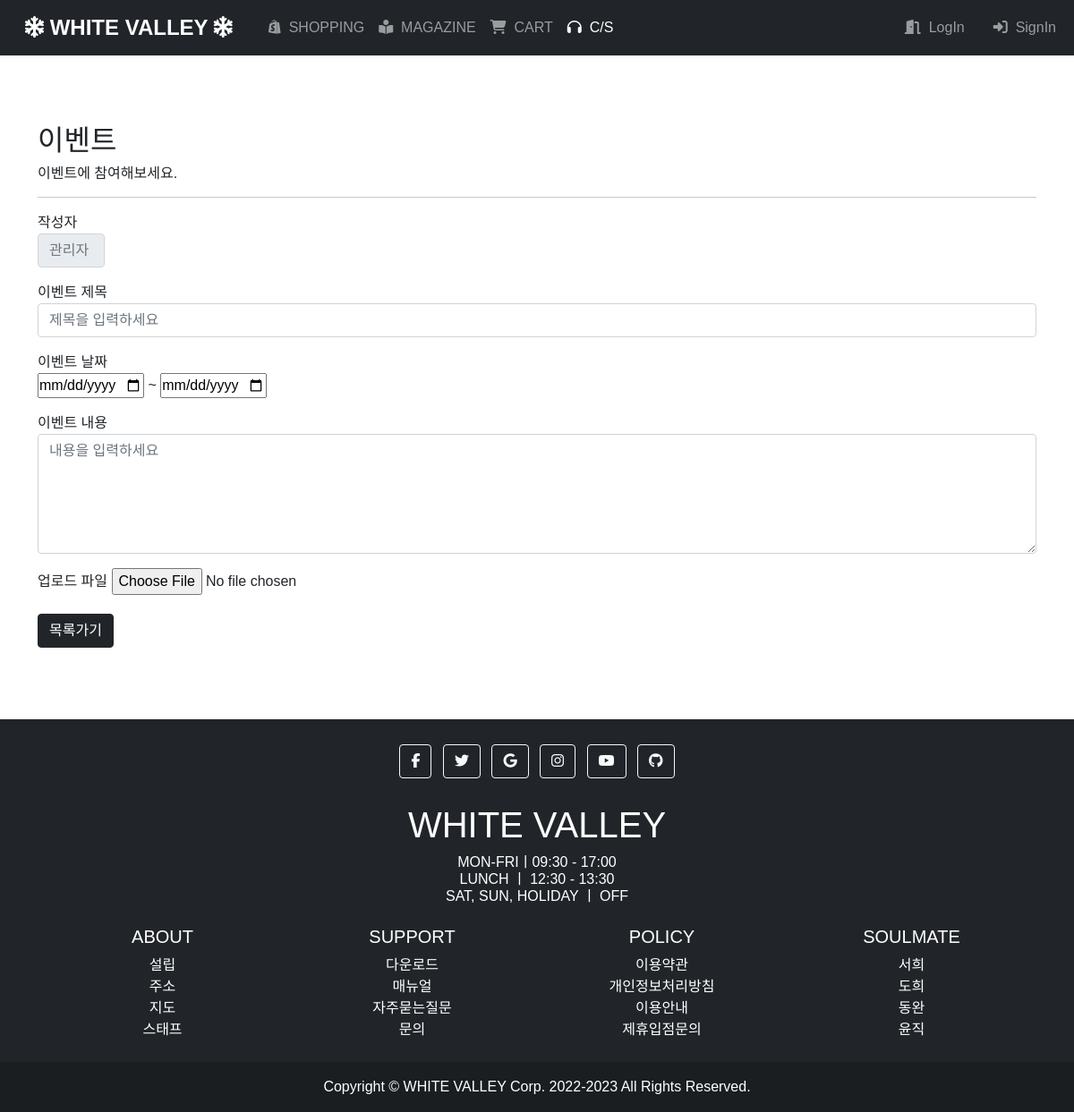
The app's page /whitevalley/cs/event/write/ with its own data.
### shop/models.py (models this page shows, shortened)
class Config(models.Model):
    name = models.CharField(max_length=30, verbose_name="회사명")
    ceo = models.CharField(max_length=40, verbose_name="회사대표")
    number = models.CharField(max_length=30, verbose_name="사업자등록번호")
    address = models.CharField(max_length=600, verbose_name="회사주소")
    email = models.CharField(max_length=100, verbose_name="회사메일")
    site_name = models.CharField(max_length=30, verbose_name="사이트명")
    sale_time = models.CharField(max_length=300, verbose_name="영업시간")
    lunch_time = models.CharField(max_length=300, verbose_name="점심시간")
    holiday = models.CharField(max_length=300, verbose_name="휴일")
    sign_point = models.IntegerField(default=0, verbose_name="회원가입 적립금")
    return_point = models.IntegerField(default=0, verbose_name="구매 반환 적립금")
    review_point = models.IntegerField(default=0, verbose_name="포토후기 적립금")
    best_point = models.IntegerField(default=0, verbose_name="BEST 적립금")
    min_amount = models.IntegerField(default=0, verbose_name="최소 적용 가능 금액")
    max_point = models.IntegerField(default=0, verbose_name="최대 적용 가능 포인트")
    tag_show = models.BooleanField(default=True, verbose_name="태그 노출 여부")
    class Meta:
        db_table = 't_config'
        verbose_name = '환경 설정'
        verbose_name_plural = '환경 설정(들)'

### cs/views.py (the view, shortened to what this page needs)
# urls.py: path("event/write/", views.event_write, name="event_write"),
def event_write(request):
    context = {
        'session': request.session,
        'config': Config.objects.get(id=1),
        'currentpage': 'cs'
    }
    if request.method == 'GET':
        return render(request, 'event_write.html', context)

### cs/templates/event_write.html (shortened to what this page needs)
{% extends 'base.html' %}
{% block attachment %}
{% load static %}
<link rel="stylesheet" href="{% static 'css/cs.css' %}?ver=1">
{% endblock %}
{% block contents %}
<div style="margin-top:80px;">
    <h2>이벤트</h2>
    <h6>이벤트에 참여해보세요.</h6>
    <hr>
</div>
<form action="." method="POST" enctype="multipart/form-data">
    <div class="mb-3 mt-3">
        <label>작성자</label>
        <input type="text" class="form-control" style="width:75px" placeholder="관리자" readonly>
    </div>
    <div class="mb-3 mt-3">
        <label for="title">이벤트 제목</label>
        <input type="text" class="form-control" id="title" placeholder="제목을 입력하세요" name="title" required>
    </div>
    <div class="mb-3 mt-3">
        <label for="date">이벤트 날짜</label><br>
        <input type="date" id="e_start" name="e_start" min="2022-03-01" max="9999-12-31" required> ~
        <input type="date" id="e_end" name="e_end" min="2022-03-01" max="9999-12-31" required>
    </div>
    <div class="mb-3 mt-3">
        <label for="content">이벤트 내용</label>
        <textarea class="form-control" rows="5" id="content" placeholder="내용을 입력하세요" name="content" wrap="hard"
            required></textarea>
    </div>
    <div class="mb-3 mt-3">
        <label for="formFileSm" class="form-label">업로드 파일</label>
        <input type="file" name="uploadedFile" required>
    </div>
    <div style="margin-bottom:80px;">
        <a class="btn btn-dark" href="{% url 'Cs:event_list' %}">목록가기</a>
    </div>
</form>
{% endblock %}

### shop/templates/base.html (shortened to what this page needs)
{% load static %}
<!DOCTYPE html>
<html lang="ko">
<head>
    <link href="{% static 'css/bootstrap.min.css' %}" rel="stylesheet">
    {% block attachment %}{% endblock %}
</head>
<body>
    <div class="fixed-top">
        <nav class="navbar navbar-expand-lg navbar-dark bg-dark">
            <div class="container-fluid">
                <a class="navbar-brand ms-3 fw-bold fs-4" href="{% url 'Main:home' %}">
                    <i class="fa-solid fa-snowflake fa-spin"></i>
                    {{ config.site_name }}
                    <i class="fa-solid fa-snowflake fa-spin"></i>
                </a>
                <div class="collapse navbar-collapse" id="navbarNavDropdown">
                    <ul class="navbar-nav ms-3">
                        <li class="nav-item" id="nav_shopping">
                            {% if currentpage == 'shopping' %}
                                <a class="nav-link active"><i class="fa-brands fa-shopify fa-beat-fade"></i>&nbsp SHOPPING</a>
                            {% else %}
                                <a class="nav-link"><i class="fa-brands fa-shopify"></i>&nbsp SHOPPING</a>
                            {% endif %}
                        </li>
                        <li class="nav-item">
                            {% if currentpage == 'magazine' %}
                                <a class="nav-link active" href="{% url 'User:magazine_list' %}"><i class="fa-solid fa-book-open-reader fa-beat-fade"></i>&nbsp MAGAZINE</a>
                            {% else %}
                                <a class="nav-link" href="{% url 'User:magazine_list' %}"><i class="fa-solid fa-book-open-reader"></i>&nbsp MAGAZINE</a>
                            {% endif %}
                        </li>
                        <li class="nav-item">
                            {% if currentpage == 'cart' %}
                                <a class="nav-link active" href="{% url 'Main:cart' %}"><i class="fa-solid fa-cart-shopping fa-beat-fade"></i>&nbsp CART</a>
                            {% else %}
                                <a class="nav-link" href="{% url 'Main:cart' %}"><i class="fa-solid fa-cart-shopping"></i>&nbsp CART</a>
                            {% endif %}
                        </li>
                        <li class="nav-item" id="nav_cs">
                            {% if currentpage == 'cs' %}
                                <a class="nav-link active"><i class="fa-solid fa-headphones fa-beat-fade"></i>&nbsp C/S</a>
                            {% else %}
                                <a class="nav-link"><i class="fa-solid fa-headphones"></i>&nbsp C/S</a>
                            {% endif %}
                        </li>
                    </ul>
                </div>
                <div class="collapse navbar-collapse justify-content-end" id="navbarNavDropdown">
                    <ul class="navbar-nav ms-3">
                        <li class="nav-item me-3">
                            {% if session.user %}
                                <form action="{% url 'User:user_logout' %}" id="logout_form">
                                    {% csrf_token %}
                                    <a class="nav-link" id="logout_btn"><i class="fa-solid fa-power-off"></i>&nbsp LogOut</a>
                                </form>
                            {% else %}
                                {% if currentpage == 'login' %}
                                    <a class="nav-link active" href="{% url 'User:user_login' %}"><i class="fa-solid fa-door-open fa-beat-fade"></i>&nbsp LogIn</a>
                                {% else %}
                                    <a class="nav-link" href="{% url 'User:user_login' %}"><i class="fa-solid fa-door-open"></i>&nbsp LogIn</a>
                                {% endif %}
                            {% endif %}
                        </li>
                        <li class="nav-item">
                            {% if session.admin %}
                                {% if currentpage == 'admin' %}
                                    <a class="nav-link active" href="{% url 'Main:admin' %}"><i class="fa-solid fa-gear fa-beat-fade"></i>&nbsp Manage</a>
                                {% else %}
                                    <a class="nav-link" href="{% url 'Main:admin' %}"><i class="fa-solid fa-gear"></i>&nbsp Manage</a>
                                {% endif %}
                            {% elif session.user %}
                                {% if currentpage == 'mypage' %}
                                    <a class="nav-link active" href="{% url 'User:mypage' %}"><i class="fa-solid fa-user fa-beat-fade"></i>&nbsp MyPage</a>
                                {% else %}
                                    <a class="nav-link" href="{% url 'User:mypage' %}"><i class="fa-solid fa-user"></i>&nbsp MyPage</a>
                                {% endif %}
                            {% else %}
                                {% if currentpage == 'signin' %}
                                    <a class="nav-link active" href="{% url 'User:user_register' %}"><i class="fa-solid fa-right-to-bracket fa-beat-fade"></i>&nbsp SignIn</a>
                                {% else %}
                                    <a class="nav-link" href="{% url 'User:user_register' %}"><i class="fa-solid fa-right-to-bracket"></i>&nbsp SignIn</a>
                                {% endif %}
                            {% endif %}
                        </li>
                    </ul>
                </div>
            </div>
        </nav>
    </div>
    <div class="container mt-3">
        {% block contents %}{% endblock %}
    </div>
    <footer class="bg-dark text-center text-white">
        <div class="container p-4">
            <section class="mb-4">
                <a class="btn btn-outline-light btn-floating m-1" href="http://www.facebook.com" role="button" target="_blank">
                    <i class="fab fa-facebook-f"></i>
                </a>
                <a class="btn btn-outline-light btn-floating m-1" href="http://www.twitter.com" role="button" target="_blank">
                    <i class="fab fa-twitter"></i>
                </a>
                <a class="btn btn-outline-light btn-floating m-1" href="http://www.google.com" role="button" target="_blank">
                    <i class="fab fa-google"></i>
                </a>
                <a class="btn btn-outline-light btn-floating m-1" href="http://www.instagram.com" role="button" target="_blank">
                    <i class="fab fa-instagram"></i>
                </a>
                <a class="btn btn-outline-light btn-floating m-1" href="http://www.youtube.com" role="button" target="_blank">
                    <i class="fab fa-youtube"></i>
                </a>
                <a class="btn btn-outline-light btn-floating m-1" href="http://www.github.com" role="button" target="_blank">
                    <i class="fab fa-github"></i>
                </a>
            </section>
            <section class="mb-4">
                <h1>{{ config.site_name }}</h1>
                <h6>
                    {{ config.sale_time }}<br>
                    {{ config.lunch_time }}<br>
                    {{ config.holiday }}
                </h6>
            </section>
            <section class="">
                <div class="row">
                    <div class="col-lg-3 col-md-6 mb-4 mb-md-0">
                        <h5 class="text-uppercase">ABOUT</h5>
                        <ul class="list-unstyled mb-0">
                            <li><a href="#!" class="text-white text-decoration-none">설립</a></li>
                            <li><a href="#!" class="text-white text-decoration-none">주소</a></li>
                            <li><a href="#!" class="text-white text-decoration-none">지도</a></li>
                            <li><a href="#!" class="text-white text-decoration-none">스태프</a></li>
                        </ul>
                    </div>
                    <div class="col-lg-3 col-md-6 mb-4 mb-md-0">
                        <h5 class="text-uppercase">SUPPORT</h5>
                        <ul class="list-unstyled mb-0">
                            <li><a href="#!" class="text-white text-decoration-none">다운로드</a></li>
                            <li><a href="#!" class="text-white text-decoration-none">매뉴얼</a></li>
                            <li><a href="#!" class="text-white text-decoration-none">자주묻는질문</a></li>
                            <li><a href="#!" class="text-white text-decoration-none">문의</a></li>
                        </ul>
                    </div>
                    <div class="col-lg-3 col-md-6 mb-4 mb-md-0">
                        <h5 class="text-uppercase">POLICY</h5>
                        <ul class="list-unstyled mb-0">
                            <li><a href="#!" class="text-white text-decoration-none">이용약관</a></li>
                            <li><a href="#!" class="text-white text-decoration-none">개인정보처리방침</a></li>
                            <li><a href="#!" class="text-white text-decoration-none">이용안내</a></li>
                            <li><a href="#!" class="text-white text-decoration-none">제휴입점문의</a></li>
                        </ul>
                    </div>
                    <div class="col-lg-3 col-md-6 mb-4 mb-md-0">
                        <h5 class="text-uppercase">SOULMATE</h5>
                        <ul class="list-unstyled mb-0">
                            <li><a href="#!" class="text-white text-decoration-none">서희</a></li>
                            <li><a href="#!" class="text-white text-decoration-none">도희</a></li>
                            <li><a href="#!" class="text-white text-decoration-none">동완</a></li>
                            <li><a href="#!" class="text-white text-decoration-none">윤직</a></li>
                        </ul>
                    </div>
                </div>
            </section>
        </div>
        <div class="text-center p-3" style="background-color: rgba(0, 0, 0, 0.2);">
            Copyright © {{ config.site_name }} Corp. 2022-2023 All Rights Reserved.
        </div>
    </footer>
</body>
</html>

### shop/templates/base.html (style rules this page uses)
* { box-sizing: border-box; margin: 0; padding: 0; font-family: Arial, Helvetica, sans-serif; }
body { padding-top: 58px; }
a { cursor: pointer; }

### records on screen
Config: site_name "WHITE VALLEY", sale_time "MON-FRIㅣ09:30 - 17:00", lunch_time "LUNCH ㅣ 12:30 - 13:30", holiday "SAT, SUN, HOLIDAY ㅣ OFF"
